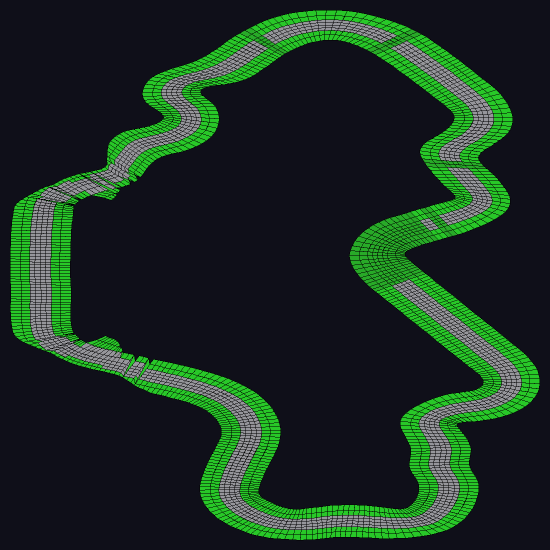
#> input picture re/analysis/td6_road_grass_proposed.png, 1100 x 1100 px (shown at 1/2 size)
$ python -i convert_td6_tracks.py   (imports and definitions only)
#> lines starting #> are read from the running program, lines starting #| are printed output that depends on the picture
#> further down, picture is the input picture: PIL image 1100x1100 RGB; mean R, G, B 26.3, 47.3, 34.1
#!/usr/bin/env python3
"""
convert_td6_tracks.py — migrate Test Drive 6 tracks into the TD5RE source port.

Strategy A (offline transcode): read a TD6 level (+ its texture archive) and emit a
TD5-shaped loose-file level directory at re/assets/levels/level<NNN>/ that the faithful
TD5 engine loads via its existing loose-file override path (td5_asset.c
load_first_available_level_entry checks re/assets/levels/level%03d/<FILE> before the zip).

This is the sibling of convert_td6_cars.py. See re/analysis/td6_track_migration_plan.md.

TD6 vs TD5 format facts (verified by hexdump, 2026-06-02):
  - strip.dat / stripb.dat : SAME 5xu32 header + 24B spans + 6B verts as TD5, PLUS an
    extra metadata block inserted between the header (ends 0x14) and the span table
    (span_offset, e.g. 0x188). The TD5 parser uses ABSOLUTE span_offset/vertex_offset
    (td5_track.c:2109), so the block is skipped cleanly -> strip.dat is passthrough.
    NB: the TD5 parser also reads a "jump table" count at 0x14; TD6 puts a nonzero
    value there, so TD6's block is consumed as jump entries (may be benign).
  - models.dat : SAME (size, cumulative-offset) mesh directory; meshes are render_type
    byte 0x04 (indexed: 32B verts pos+nrm+uv, u16 tri-list) vs TD5 0x03 (expanded 44B
    per-corner verts). Mesh header is the SAME 0x38 layout. -> Milestone B de-indexes.
  - textures : externalized to LEVELS/texture*.zip keyed by a 64B-record textures.dir,
    not a bundled textures.dat. -> Milestone B repacks.
  - levelinf.dat / checkpt.num : ABSENT in TD6 (folded into the strip block). -> synth.
  - left/right.trk : replaced by spline1-4.td6. traffic.bus -> .trf. -> Milestone B.

MILESTONE A (this version): strip + stripb passthrough + synthesized levelinf.dat.
  Drives the TD6 spline network on the faithful engine with PLACEHOLDER road geometry
  (no models.dat -> td5_track build_placeholder_display_lists). Tests the riskiest
  unknown: does a TD6 strip.dat drive on the TD5 engine?
MILESTONE B (stubbed below): de-index models.dat 0x04->0x03, repack textures.dat,
  synth checkpt.num, splines -> left/right.trk.
"""
import argparse
import io
import os
import struct
import sys
import zipfile

HERE = os.path.dirname(os.path.abspath(__file__))
ROOT = os.path.abspath(os.path.join(HERE, "..", ".."))
TD6_DIR = os.path.join(ROOT, "Test Drive 6")
TD6_LEVELS = os.path.join(TD6_DIR, "LEVELS")
ASSETS_LEVELS = os.path.join(ROOT, "re", "assets", "levels")

STRIP_HEADER_DWORDS = 5  # {span_offset, span_count, vertex_offset, vertex_count, total_spans}
SPAN_STRIDE = 24
VERT_STRIDE = 6
MESH_HEADER_SZ = 0x38


# --------------------------------------------------------------------------- utils
def td6_level_zip(level_num: int) -> str:
    return os.path.join(TD6_LEVELS, f"level{level_num:03d}.zip")


# [20 lines left out: functions read_zip_entry, strip_header, not called in this run]


def out_dir(td5_level_num: int) -> str:
    return os.path.join(ASSETS_LEVELS, f"level{td5_level_num:03d}")


# ============================================================ models.dat (Milestone B)
# Offline de-index: TD6 render_type 0x04 INDEXED meshes -> TD5 render_type 0x03
# EXPANDED meshes, mirroring the car-port runtime transcoder
# (td5_asset_transcode_td6_mesh on branch fix-1780437860) so the faithful track
# loader (td5_track_parse_models_dat) consumes them with ZERO engine change.
#
# Verified layouts (hexdump 2026-06-02):
#   TD6 0x04 mesh header (0x38, same as TD5): [+0]render_type u8=0x04, [+1]tex_page u8,
#     [+4]cmd_count i32, [+8]vert_count i32, [+0xC]radius f32, [+0x10..0x24]centers+origin,
#     [+0x2C]cmds_off u32, [+0x30]verts_off u32, [+0x34]norms_off (unused).
#   TD6 0x04 command (24B): [+8]vert_count, [+0xC]index_count(=tris*3), [+0x10]vert_off,
#     [+0x14]index_off.  index buffer = u16[index_count] tri-list.
#   TD6 0x04 vertex (32B): pos.xyz f32 @0 + (track: reserved/color, NOT a usable normal)
#     @0xC + uv.xy f32 @0x18.  -> we COMPUTE face normals (track verts carry 0,NaN,0).
#   TD5 0x03 mesh (out): header 0x38 + ONE TD5_PrimitiveCmd(16) + TD5_MeshVertex(44)*N
#     + TD5_VertexNormal(16)*N, all offsets MESH-relative (td5_track.c:5992).
MESH_HDR_FMT = "<BBHii fffffff IIII"   # render_type,tex,flags,cmd_count,vert_count,
                                       # radius,cx,cy,cz,ox,oy,oz, reserved,cmds,verts,norms
# [1 line not run here, left out]
TD6_VSTRIDE = 32
# TD6 TRACK meshes use a 32-byte command (verified: (index_off-cmds_off)/cmd_count==32
# for every mesh in level010). NB the car himodel uses a 24-byte command — this
# converter is track-only. Field offsets within the command match: dispatch@+0,
# tex_page i16@+2, vert_count@+8, index_count@+0xC, vert_off@+0x10, index_off@+0x14.
TD6_CSTRIDE = 32
TD5_VSTRIDE = 44
TD5_NSTRIDE = 16
TD5_CSTRIDE = 16


def _u32(b, o): return struct.unpack_from("<I", b, o)[0]
def _i32(b, o): return struct.unpack_from("<i", b, o)[0]
def _f32(b, o): return struct.unpack_from("<f", b, o)[0]


# [512 lines left out: functions _detect_models_dir, _is_mesh_header, _mesh_extent, _scan_block_meshes, _iter_blocks, _pack_mesh and 2 more, not called in this run]


# ============================================================ textures.dat (Milestone B)
# Build a TD5 TEXTURES.DAT (64x64 8-bit palettized, BGR palette) from TD6's
# externalized LEVELS/texture<N>.zip + its 64-byte-record textures.dir. The mesh
# command's texture_page_id is the INDEX into textures.dir. TD5 format
# (td5_asset.c:2324): u32 page_count, u32 offsets[page_count]; each page =
# byte[3] pad + byte type + i32 pal_count + BGR[pal_count*3] + u8[4096] indices.
def _td6_texture_zip(td6_level: int) -> str:
    return os.path.join(TD6_LEVELS, f"texture{td6_level}.zip")


# [110 lines left out: functions _parse_textures_dir, _billboard_pages, _banner_pages, make_route_fwd, not called in this run]


def _build_page_64(img):
    """Quantize a PIL image to a TD5 64x64 8-bit page. RGBA images with
    transparent pixels become ALPHA-KEYED pages (type 1, palette index 0 =
    transparent, which TD5 renders as alpha=0); opaque images become type 0.
    Returns (page_bytes, page_type)."""
    from PIL import Image
    # Inspect alpha on the ORIGINAL image, BEFORE resizing: PIL premultiplies an
    # RGBA image on resize, so an all-zero alpha would zero the RGB to black first.
    # Many TD6 wall/building/dirt TGAs (1walln, 10build, N2dirt, ...) carry an
    # UNUSED/garbage all-zero alpha channel but real RGB — a genuinely all-
    # transparent texture would be invisible, which is never intended. So when the
    # alpha is fully zero, DROP it (-> opaque) before the resize to keep the RGB
    # (was rendering those walls/buildings solid black = "missing textures").
    if img.mode in ("RGBA", "LA", "PA"):
        if img.convert("RGBA").getchannel("A").getextrema()[1] == 0:
            img = img.convert("RGB")
    img = img.resize((64, 64), Image.BILINEAR)
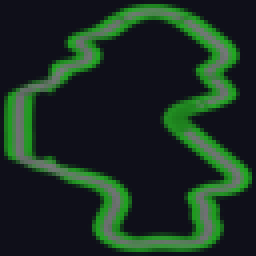
#> img: PIL image 64x64 RGB (shown 4 times larger); mean R, G, B 26.3, 47.3, 34.1
    keyed = False
    alpha = None
    if img.mode in ("RGBA", "LA", "PA"):
        alpha = img.convert("RGBA").getchannel("A")
        keyed = alpha.getextrema()[0] < 128
    rgb = img.convert("RGB")
    if keyed:
        # Reserve palette index 0 for transparent; quantise colours into 1..255.
        q = rgb.quantize(colors=255)
        idx = bytearray(((p + 1) & 0xFF) for p in q.getdata())
        for i, a in enumerate(alpha.getdata()):
            if a < 128:
                idx[i] = 0
        pal = (q.getpalette() or []) + [0] * (255 * 3)
        bgr = bytearray((0, 0, 0))                 # index 0 = transparent
        for i in range(255):
            r, g, b = pal[i * 3], pal[i * 3 + 1], pal[i * 3 + 2]
            bgr += bytes((b, g, r))
        ptype = 1
    else:
        q = rgb.quantize(colors=256)
        idx = bytearray(q.getdata())
        pal = (q.getpalette() or []) + [0] * (256 * 3)
#> pal = 1536 values, max 167 at index 1, min 0 at index 768, mean 35.36
        bgr = bytearray()
        for i in range(256):
            r, g, b = pal[i * 3], pal[i * 3 + 1], pal[i * 3 + 2]
            bgr += bytes((b, g, r))
#> this loop made 256 passes
#> (r, g, b) on passes 1 to 3: (34, 167, 34), (35, 165, 35), (34, 164, 35)
        ptype = 0
    page = bytearray()
    page += bytes((0, 0, 0, ptype))               # byte[3] pad + type
    page += struct.pack("<i", 256)                # pal_count (always 256 slots)
    page += (bytes(bgr) + bytes(768))[:768]       # 256*3 BGR
    page += (bytes(idx) + bytes(4096))[:4096]     # 64x64 indices
    return bytes(page), ptype


# [416 lines left out: functions build_textures_dat, used_pages_of, build_loose_textures, build_sky, build_routes, synth_levelinf and 2 more, not called in this run]


# Fraction of each side of a road span treated as grass shoulder (tunable; the
# paved road is the centre 1-2*SHOULDER_FRAC of the strip width). 0.25 -> road
# is the centre ~half. Lower = wider road / thinner verges.
SHOULDER_FRAC = 0.25


# --------------------------------------------------------------------- milestone A
# [229 lines left out: functions convert_milestone_a, mesh_render_type_histogram, cmd_report, main, not called in this run]


# [2 lines not run here, left out]

>>> from PIL import Image
>>> picture = Image.open('../analysis/td6_road_grass_proposed.png')
>>> result = _build_page_64(picture)

$ run again, on re/analysis/archive/frontend_layout/_title_mm_msdf.png
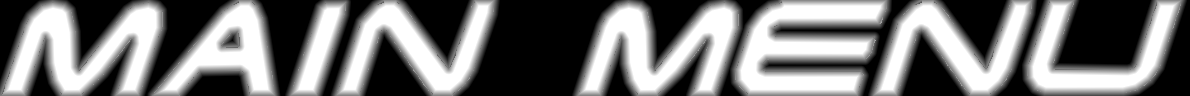
#> input picture re/analysis/archive/frontend_layout/_title_mm_msdf.png, 1190 x 96 px
#> picture is the input picture: PIL image 1190x96 RGB; min 0, max 255, mean 118.1
#> in _build_page_64, `img = img.resize((64, 64), Image.BILINEAR)`:
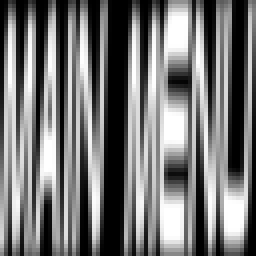
#> img: PIL image 64x64 RGB (shown 4 times larger); min 0, max 255, mean 118.2
#> pal = 1536 values, max 255 at index 0, min 0 at index 765, mean 63.75
#> the loop in _build_page_64, `for i in range(256):` made 256 passes
#> (r, g, b) on passes 1 to 3: (255, 255, 255), (254, 254, 254), (253, 253, 253)

$ run again, on re/analysis/archive/frontend_layout/big_bmp_now.png
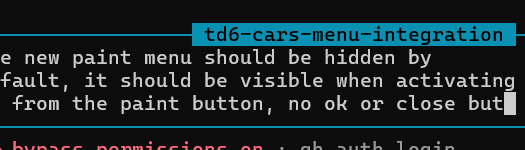
#> input picture re/analysis/archive/frontend_layout/big_bmp_now.png, 525 x 150 px
#> picture is the input picture: PIL image 525x150 RGB; mean R, G, B 26.7, 39.4, 42.8
#> in _build_page_64, `img = img.resize((64, 64), Image.BILINEAR)`:
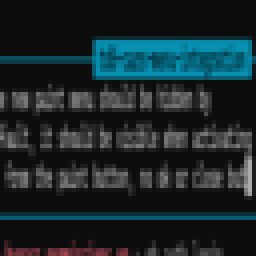
#> img: PIL image 64x64 RGB (shown 4 times larger); mean R, G, B 26.7, 39.4, 42.8
#> pal = 1536 values, max 178 at index 104, min 0 at index 768, mean 35.43
#> the loop in _build_page_64, `for i in range(256):` made 256 passes
#> (r, g, b) on passes 1 to 3: (170, 170, 170), (155, 155, 155), (134, 134, 134)
